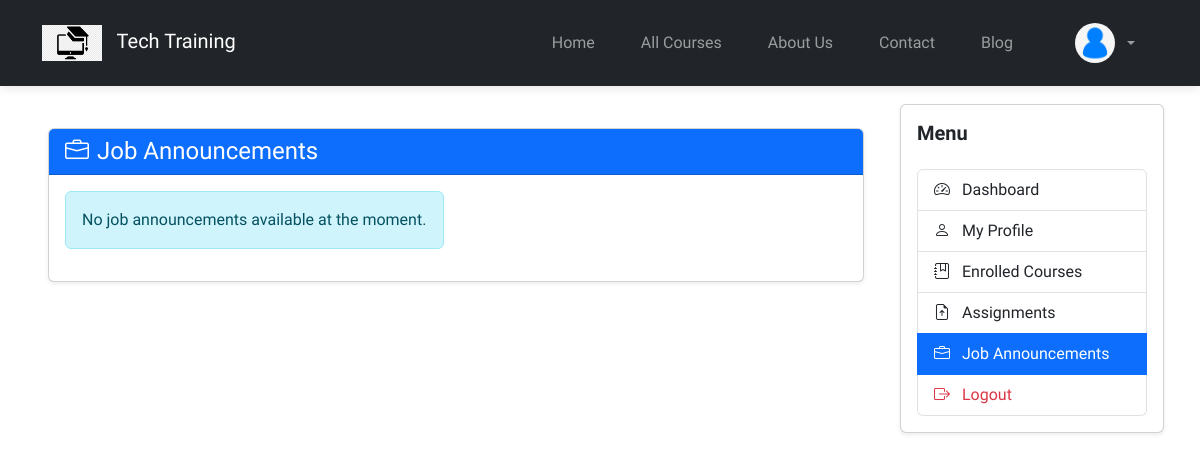
Before: /student/job_listing (signed in) with the older database file.
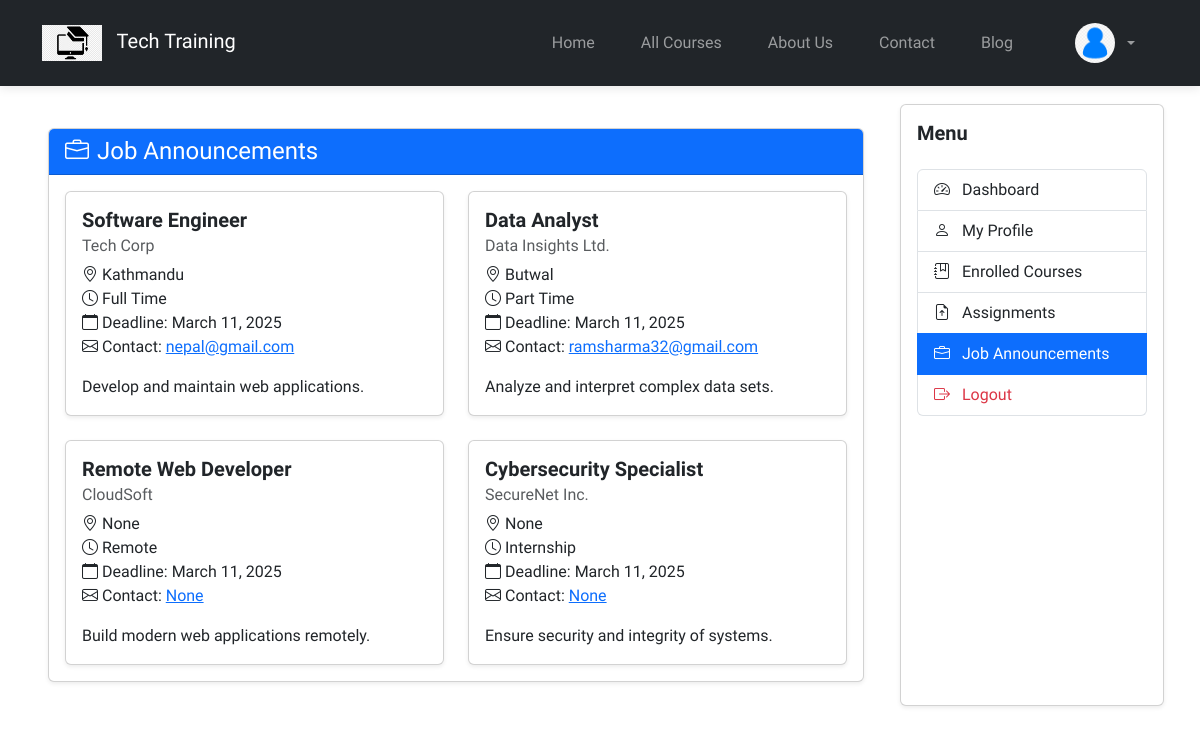
After: the same page with the newer database file.
### student_portal/models.py (models this page shows, shortened)
class JobListing(models.Model):
    title = models.CharField(max_length=255)
    description = models.TextField()
    company_name = models.CharField(max_length=255)
    job_type = models.CharField(
        max_length=50,
        choices=[
            ("full_time", "Full Time"),
            ("part_time", "Part Time"),
            ("internship", "Internship"),
            ("remote", "Remote"),
        ],
        default=True
    )
    location=models.CharField(max_length=200,null=True)
    contact_email = models.EmailField(null=True)
    application_deadline = models.DateField()
    created_at = models.DateTimeField(auto_now_add=True)
    updated_at = models.DateTimeField(auto_now=True)
    is_active = models.BooleanField(default=True)

### student_portal/views.py (the view)
# urls.py: path("job_listing", job_announcements, name="job_listing"),
def job_announcements(request):
    active_jobs = JobListing.objects.filter(is_active=True)
    return render(request, "dashboard/joblisting.html", {"jobs": active_jobs})

### student_portal/templates/dashboard/joblisting.html (shortened to what this page needs)
{% extends 'base2.html' %}
{% block content %}
{% load static %}
<div class="container-fluid">
  <div class="row p-4">
    <div class="col-md-9 p-4">
      <div class="card shadow-sm">
        <div class="card-header bg-primary text-white">
          <h4 class="mb-0"><i class="bi bi-briefcase me-2"></i>Job Announcements</h4>
        </div>
        <div class="card-body">
          <div class="row row-cols-1 row-cols-md-2 g-4">
            {% for job in jobs %}
            <div class="col">
              <div class="card h-100 shadow-sm">
                <div class="card-body">
                  <h5 class="card-title fw-bold">{{ job.title }}</h5>
                  <h6 class="card-subtitle mb-2 text-muted">{{ job.company_name }}</h6>
                  <p class="card-text">
                    <i class="bi bi-geo-alt"></i> {{ job.location }}<br>
                    <i class="bi bi-clock"></i> {{ job.get_job_type_display }}<br>
                    <i class="bi bi-calendar"></i> Deadline: {{ job.application_deadline|date:"F d, Y" }}<br>
                    <i class="bi bi-envelope"></i> Contact: <a href="mailto:{{ job.contact_email }}">{{ job.contact_email }}</a>
                  </p>
                  <p class="card-text">{{ job.description|truncatechars:150 }}</p>
                </div>
              </div>
            </div>
            {% empty %}
            <div class="col">
              <div class="alert alert-info" role="alert">
                No job announcements available at the moment.
              </div>
            </div>
            {% endfor %}
          </div>
        </div>
      </div>
    </div>
    <div class="col-md-3 mt-md-0 mt-4">
      <div class="card shadow-sm h-100">
        <div class="card-body">
          <h5 class="fw-bold mb-4">Menu</h5>
          <div class="list-group">
            <a href="{% url 'dashboard' %}" class="list-group-item list-group-item-action">
              <i class="bi bi-speedometer2 me-2"></i> Dashboard
            </a>
            <a href="{% url 'myprofile' %}" class="list-group-item list-group-item-action">
              <i class="bi bi-person me-2"></i> My Profile
            </a>
            <a href="#" class="list-group-item list-group-item-action">
              <i class="bi bi-journal-bookmark me-2"></i> Enrolled Courses
            </a>
            <a href="#" class="list-group-item list-group-item-action">
              <i class="bi bi-file-earmark-arrow-up me-2"></i> Assignments
            </a>
            <a href="{% url 'job_listing' %}" class="list-group-item list-group-item-action active">
              <i class="bi bi-briefcase me-2"></i> Job Announcements
            </a>
            <a href="{% url 'logout' %}" class="list-group-item list-group-item-action text-danger">
              <i class="bi bi-box-arrow-right me-2"></i> Logout
            </a>
          </div>
        </div>
      </div>
    </div>
  </div>
</div>
{% endblock %}

### student_portal/templates/base2.html (shortened to what this page needs)
{% load static %}
<!DOCTYPE html>
<html lang="en">
  <head>
    <link
      href="https://cdn.jsdelivr.net/npm/bootstrap@5.3.0/dist/css/bootstrap.min.css"
      rel="stylesheet"
    />
    <link
      rel="stylesheet"
      href="https://cdn.jsdelivr.net/npm/bootstrap-icons@1.7.2/font/bootstrap-icons.css"
    />
    <link rel="stylesheet" href="https://cdn.jsdelivr.net/npm/alertifyjs@1.14.0/build/css/alertify.min.css">
    <link rel="stylesheet" href="https://cdn.jsdelivr.net/npm/alertifyjs@1.14.0/build/css/themes/default.min.css">
    <link href="https://cdnjs.cloudflare.com/ajax/libs/font-awesome/6.0.0-beta3/css/all.min.css" rel="stylesheet">
    <link rel="stylesheet" href="{% static 'css/styles.css' %}" />
    <link rel="stylesheet" href="{% static 'css/aos.css' %}" />
  </head>
  <body>
    <nav class="navbar navbar-expand-lg navbar-dark bg-dark fixed-top">
      <div class="container">
        <a class="navbar-brand" href="{% url 'home' %}">
          <img
            src="{% static 'images/logo.png' %}"
            alt="Logo"
            width="60"
            class="d-inline-block align-text-left"
          />
          Tech Training
        </a>
        <div class="collapse navbar-collapse" id="navbarNav">
          <ul class="navbar-nav ms-auto align-items-center">
            <li class="nav-item">
              <a class="nav-link {% if request.path == '/' %}active{% endif %}" aria-current="page" href="{% url 'home' %}"
                >Home</a
              >
            </li>
            <li class="nav-item">
              <a class="nav-link {% if request.path == '/courses' %}active{% endif %}" href="{% url 'courses' %}">All Courses</a>
            </li>
            <li class="nav-item">
              <a class="nav-link {% if request.path == '/about_us' %}active{% endif %}" href="{% url 'aboutus' %}">About Us</a>
            </li>
            <li class="nav-item">
              <a class="nav-link {% if request.path == '/contact' %}active{% endif %}" href="{% url 'contact' %}">Contact</a>
            </li>
            <li class="nav-item">
              <a class="nav-link {% if request.path == '/blogs' %}active{% endif %}" href="{% url 'blog_list' %}">Blog</a>
            </li>
            {% if user.is_authenticated %}
            <li class="nav-item dropdown ms-3">
                <a class="nav-link dropdown-toggle d-flex align-items-center" href="#" id="userDropdown" role="button" data-bs-toggle="dropdown" aria-expanded="false">
                    <img src="{% if user.user_profile_image %}{{ user.user_profile_image.url }}{% else %}{% static 'images/default-user.png' %}{% endif %}"
                         alt="Profile Image"
                         class="rounded-circle"
                         style="width: 40px; height: 40px; object-fit: cover;">
                </a>
            </li>
            {% endif %}
          </ul>
        </div>
      </div>
    </nav>
    {% block content %}{% endblock %}
  </body>
</html>

### main_page_app/static/css/styles.css (style rules this page uses)
body { padding-top: 80px; font-family: var(--font-base), sans-serif; }
.navbar { padding: 15px 0; box-shadow: 0 2px 10px rgba(0, 0, 0, 0.1); }
.navbar-brand img { margin-right: 10px; }
.nav-link { margin: 0 15px; font-weight: 500; transition: all 0.3s ease; }
:root { --font-base: "Bai Jamjuree"; }
.card { transition: transform 0.3s ease, box-shadow 0.3s ease; }

Changed rows visible on the page:
added JobListing: title "Software Engineer", company_name "Tech Corp", location "Kathmandu", job_type "Full Time", application_deadline "March 11, 2025", contact_email "nepal@gmail.com", description "Develop and maintain web applications."
added JobListing: title "Data Analyst", company_name "Data Insights Ltd.", location "Butwal", job_type "Part Time", application_deadline "March 11, 2025", contact_email "ramsharma32@gmail.com", description "Analyze and interpret complex data sets."
added JobListing: title "Remote Web Developer", company_name "CloudSoft", location "None", job_type "Remote", application_deadline "March 11, 2025", contact_email "None", description "Build modern web applications remotely."
added JobListing: title "Cybersecurity Specialist", company_name "SecureNet Inc.", location "None", job_type "Internship", application_deadline "March 11, 2025", contact_email "None", description "Ensure security and integrity of systems."
Other visible differences:
text no longer shown: "No job announcements available at the moment."
